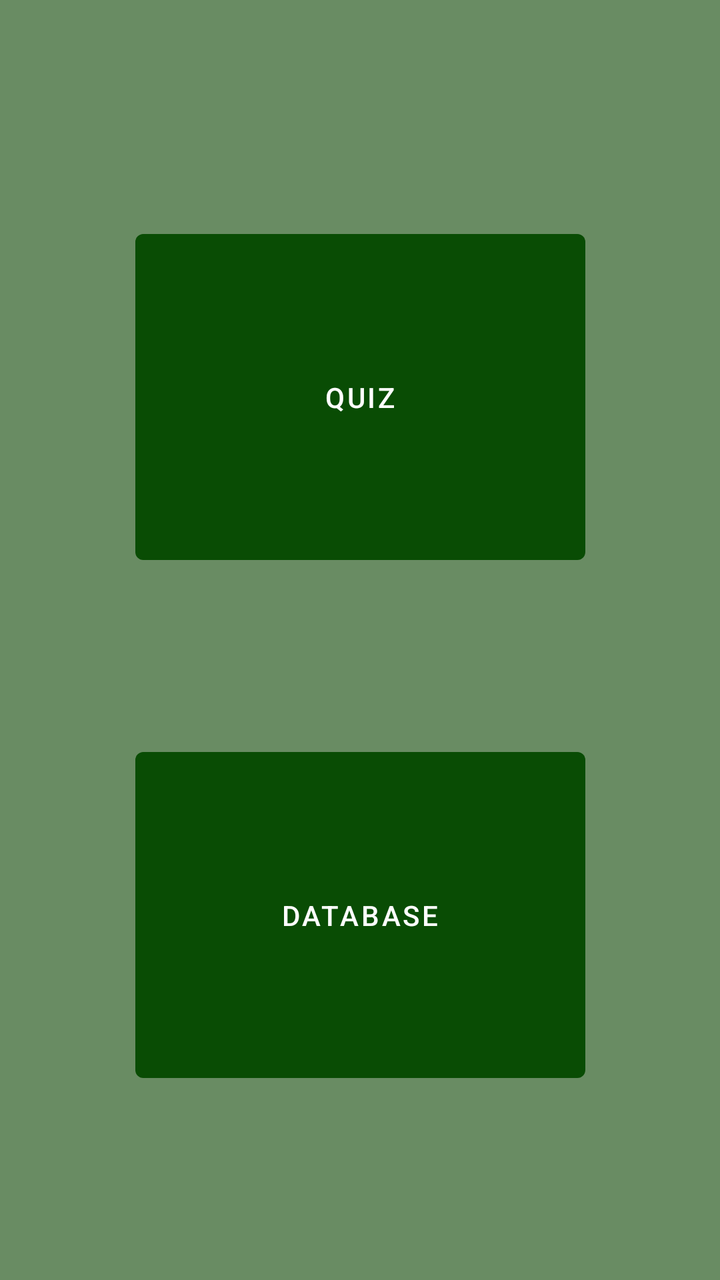
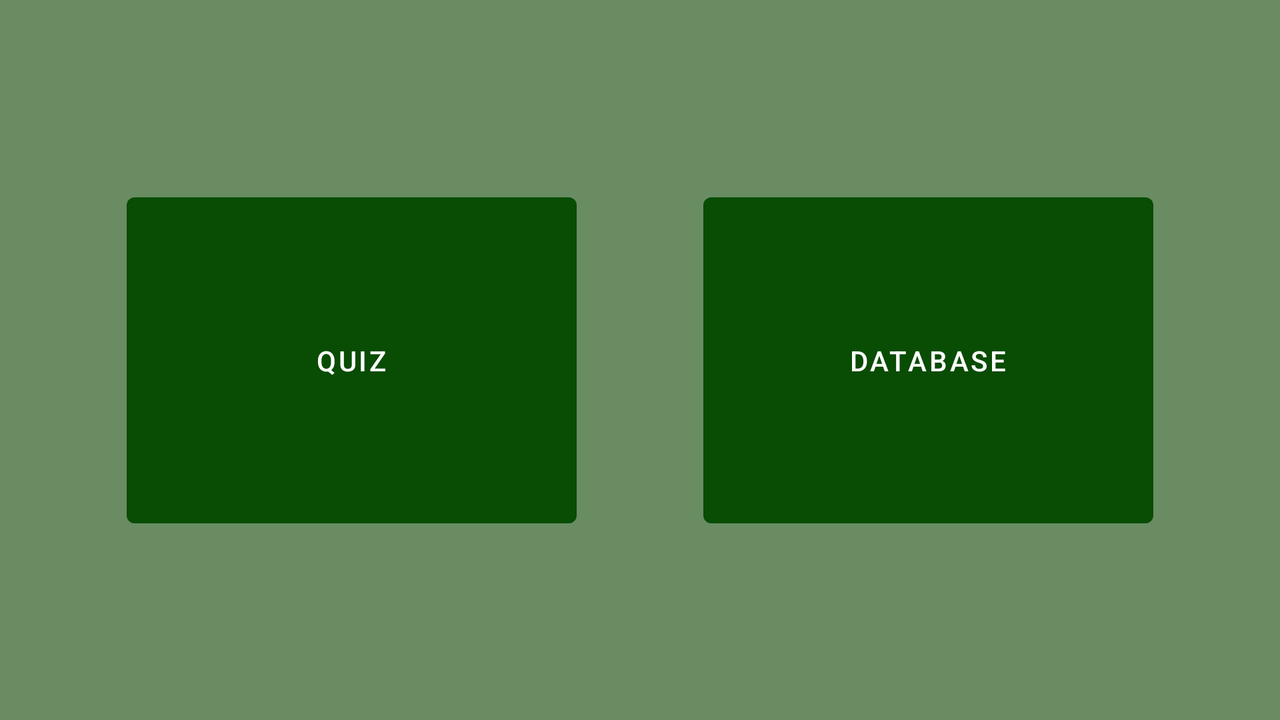

First picture: res/layout/ on a phone held upright. Second picture: the repository's own variant of that layout, on a device whose configuration matches the variant's folder. Source for both follows.
<!-- AndroidManifest.xml: application theme Theme.MainTheme -->
<!-- res/layout/activity_main.xml -->
<?xml version="1.0" encoding="utf-8"?>
<androidx.constraintlayout.widget.ConstraintLayout xmlns:android="http://schemas.android.com/apk/res/android"
    xmlns:app="http://schemas.android.com/apk/res-auto"
    xmlns:tools="http://schemas.android.com/tools"
    android:layout_width="match_parent"
    android:layout_height="match_parent"
    tools:context=".MainActivity">

    <Button
        android:id="@+id/quizButton"
        android:layout_width="225dp"
        android:layout_height="175dp"
        android:layout_marginTop="16dp"
        android:onClick="startQuiz"
        android:text="@string/button_quiz"
        app:layout_constraintBottom_toTopOf="@+id/DataButton"
        app:layout_constraintEnd_toEndOf="parent"
        app:layout_constraintHorizontal_bias="0.5"
        app:layout_constraintStart_toStartOf="parent"
        app:layout_constraintTop_toTopOf="parent"
        app:layout_constraintVertical_chainStyle="packed" />

    <Button
        android:id="@+id/DataButton"
        android:layout_width="225dp"
        android:layout_height="175dp"
        android:layout_marginTop="84dp"
        android:onClick="startDatabase"
        android:text="@string/button_database"
        app:layout_constraintBottom_toBottomOf="parent"
        app:layout_constraintEnd_toEndOf="parent"
        app:layout_constraintHorizontal_bias="0.5"
        app:layout_constraintStart_toStartOf="parent"
        app:layout_constraintTop_toBottomOf="@+id/quizButton" />

</androidx.constraintlayout.widget.ConstraintLayout>
<!-- resources referenced by this layout -->
<resources>
  <string name="button_database">Database</string>
  <string name="button_quiz">Quiz</string>
  <style name="Theme.MainTheme" parent="Theme.MaterialComponents.DayNight.DarkActionBar">
          
          <item name="colorPrimary">@color/dark_Green</item>
          <item name="colorPrimaryVariant">@color/brown</item>
          <item name="colorOnPrimary">@color/white</item>
          
          <item name="colorSecondary">@color/yellow</item>
          <item name="colorSecondaryVariant">@color/brown</item>
          <item name="colorOnSecondary">@color/white</item>
          
          <item name="android:statusBarColor" tools:targetApi="l">?attr/colorPrimaryVariant</item>
          
          <item name="android:background">@color/desaturated_green</item>
      </style>
  <color name="dark_Green">#094C04</color>
  <color name="brown">#592408</color>
  <color name="white">#FFFFFF</color>
  <color name="yellow">#F1E60E</color>
  <color name="desaturated_green">#698C63</color>
</resources>
<!-- res/layout-land/activity_main.xml (the repository's variant of the layout above) -->
<!-- drawn on the phone turned sideways -->
<?xml version="1.0" encoding="utf-8"?>
<androidx.constraintlayout.widget.ConstraintLayout xmlns:android="http://schemas.android.com/apk/res/android"
    xmlns:app="http://schemas.android.com/apk/res-auto"
    xmlns:tools="http://schemas.android.com/tools"
    android:layout_width="match_parent"
    android:layout_height="match_parent"
    tools:context=".MainActivity">

    <Button
        android:id="@+id/button"
        android:layout_width="225dp"
        android:layout_height="175dp"
        android:onClick="startQuiz"
        android:text="@string/button_quiz"
        app:layout_constraintBottom_toBottomOf="parent"
        app:layout_constraintEnd_toStartOf="@+id/button2"
        app:layout_constraintHorizontal_bias="0.5"
        app:layout_constraintStart_toStartOf="parent"
        app:layout_constraintTop_toTopOf="parent"
        app:layout_constraintVertical_chainStyle="packed" />

    <Button
        android:id="@+id/button2"
        android:layout_width="225dp"
        android:layout_height="175dp"
        android:onClick="startDatabase"
        android:text="@string/button_database"
        app:layout_constraintBottom_toBottomOf="parent"
        app:layout_constraintEnd_toEndOf="parent"
        app:layout_constraintHorizontal_bias="0.5"
        app:layout_constraintStart_toEndOf="@+id/button"
        app:layout_constraintTop_toTopOf="parent" />

</androidx.constraintlayout.widget.ConstraintLayout>
